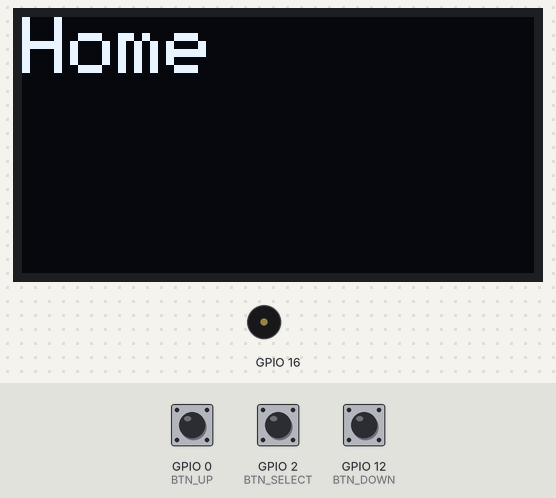
This program was run on a simulated ESP8266 (Wemos D1 mini). On the bench: 128×64 one-colour display, buzzer (waves = sounding). The inputs (shaded band) are chosen by the test bench; at power-on: GPIO 12 (BTN_DOWN) HIGH, GPIO 2 (BTN_SELECT) HIGH, GPIO 0 (BTN_UP) HIGH. What the program prints to the serial monitor is not drawn.

Above: at 2.2 s.
2.3 s: GPIO 12 (BTN_DOWN) pulled LOW for 1 s
At 2.85 s:
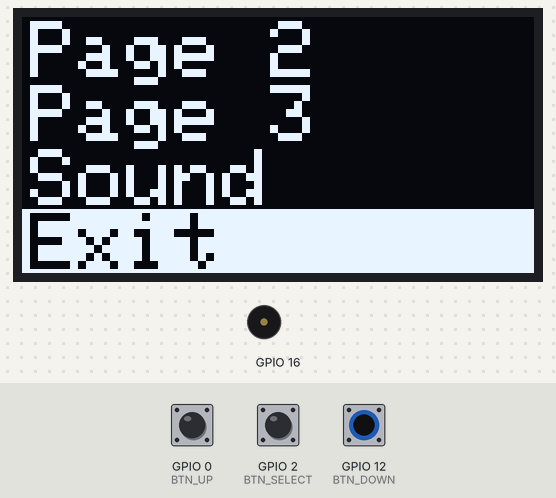
At 3.8 s:
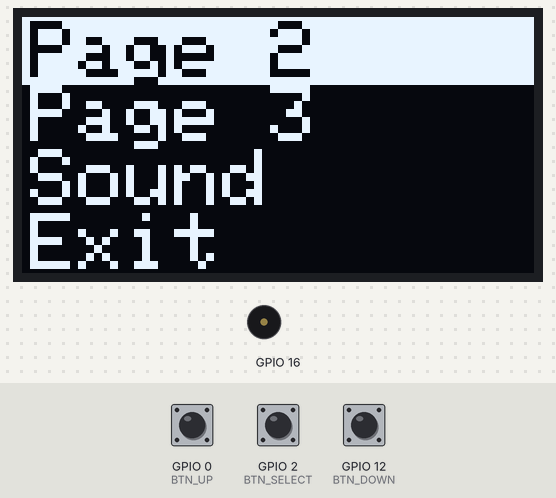
4.8 s: GPIO 2 (BTN_SELECT) pulled LOW for 0.15 s
At 5.3 s:
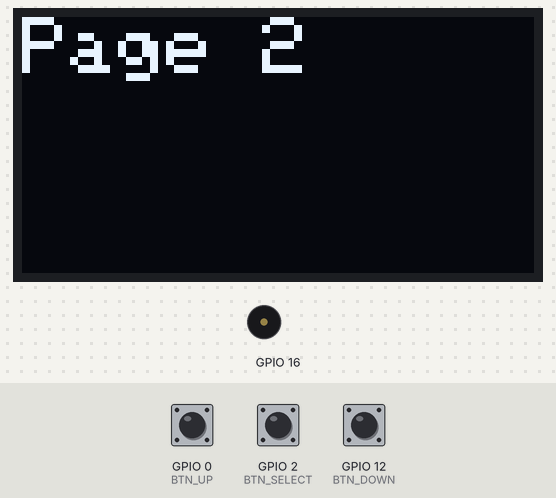
Timing chart, 0 to 7.8 s (numbered marks = the images above; inputs shaded):
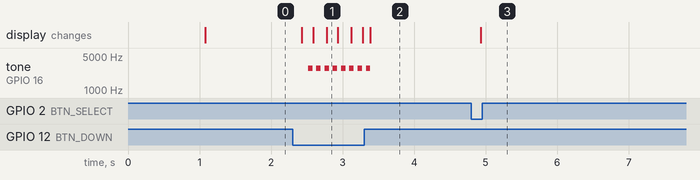

Measured:
- after the input at 2.3 s, tone on GPIO 16: alternates 2794 Hz for 0.06 s and silent for 0.05 s, 16 changes in all, then stays silent, starting after 0.22 s; the display: first changes after 0.13 s (image 1 shows a later state)
- after the input at 4.8 s, the display: changes after 0.13 s (image 3)

The program:

main.cpp
```cpp
/*************************************************************
 *
 * @author Tauno Erik
 * Töötab ,testitud 23.07.219
 *
 * ESP8266
 * OLED SSD1306 128*64
 *
 * D1-GPIO5  = SCL
 * D2-GPIO4  = SDA
 * D5-GPIO14 = SCLK
 * D7-GPIO13 = MOSI
 * D8-GPIO15 = CS
 *
 **************************************************************/
#include <Arduino.h>
#include <SPI.h>
#include <Wire.h>
#include <Adafruit_GFX.h>
#include <Adafruit_SSD1306.h>
#include "pitches.h"
#include "functions.h"

#define SCREEN_I2C_ADDRESS 0x3c  // use i2c scanner to find address 0x3c

const uint8_t SPEAKER_PIN  {16};  // D0


const uint8_t SCREEN_WIDTH        {128};  // OLED display width, in pixels
const uint8_t SCREEN_HEIGHT        {64};  // OLED display height, in pixels
const uint8_t SCREEN_RESET_PIN     {10};  // 16 ? not conected D0-GPIO16

const uint8_t BTN_UP                {0};  // D3
const uint8_t BTN_SELECT            {2};  // D4
const uint8_t BTN_DOWN             {12};  // D6

const uint8_t MENU_FONT_SIZE        {2};
const uint8_t MENU_ROW_HEIGHT      {16};

const uint8_t MENU_1_LENGTH         {4};
const uint8_t MENU_4_LENGTH         {3};

const char *menu_1_items[] = {"Page 2", "Page 3", "Sound", "Exit"};
const char *menu_4_items[] = {"Buttons", "Light", "Exit"};
uint8_t  menu_4_states[] = {1 , 0, 0};

/* Global variables */
uint8_t menu_pos {0};
uint8_t page {0};


/* Initialize screen */
Adafruit_SSD1306 display(SCREEN_WIDTH, SCREEN_HEIGHT, &Wire, SCREEN_RESET_PIN);

/********************************************************/
void setup() {
  Serial.begin(115200);

  pinMode(BTN_UP, INPUT_PULLUP);
  pinMode(BTN_SELECT, INPUT_PULLUP);
  pinMode(BTN_DOWN, INPUT_PULLUP);

  if(!display.begin(SSD1306_SWITCHCAPVCC, SCREEN_I2C_ADDRESS)) { // SSD1306_SWITCHCAPVCC = generate display voltage from 3.3V internally
    Serial.println(F("SSD1306 allocation failed"));
    for(;;); // loop forever
  }

  // Adafruit splash screen.
  display.clearDisplay();
  display.display();
  delay(1000);
}

void loop() {
 Serial.println(menu_4_states[0]);

  if (page == 0) {
      display_home();

      if (is_button(BTN_DOWN)) {   // Go to menu 1
          go_page(1);
      }
  }
  else if (page == 1) {
      display_menu_page (MENU_1_LENGTH, menu_1_items);

      if (is_button(BTN_DOWN)) {
          move_menu_down(MENU_1_LENGTH);
      }
      else if (is_button(BTN_UP)) {
          move_menu_up(MENU_1_LENGTH);
      }
      else if (is_button(BTN_SELECT)) {
          if (menu_pos == 0) {
              go_page(2);
          }
          else if (menu_pos == 1) {
              go_page(3);
          }
          else if (menu_pos == 2) {
              go_page(4);
          }
          else if (menu_pos == 3) {
              go_page(0);
          }
      }
  }
  else if (page == 2) {
      display_page_2 ();
  }
  else if (page == 3) {
      display_page_3 ();
  }
  else if (page == 4) {
      display_page_4();                     // sound page
      if (is_button(BTN_DOWN)) {
          move_menu_down(MENU_4_LENGTH);
      }
      else if (is_button(BTN_UP)) {
          move_menu_up(MENU_4_LENGTH);
      }
      else if (is_button(BTN_SELECT)) {
          if (menu_pos == 0) {
              menu_4_states[menu_pos] = flip_num(menu_4_states[menu_pos]);
          }
          else if (menu_pos == 1) {
              menu_4_states[menu_pos] = flip_num(menu_4_states[menu_pos]);
          }
          else if (menu_pos == 2) {
              go_page(0);
          }
      }
  }
  else { // page = 0 = home
      display_home ();
  }

} // loop end


/**************************
 **** Custom Functions ****
 **************************/


void move_menu_up (uint8_t menu_length) {
  if (menu_pos == 0) {
    menu_pos = menu_length - 1;
  }
  else {
    menu_pos--;
  }

  sound_on_off();
}


void move_menu_down (uint8_t menu_length) {
  menu_pos++;
  if (menu_pos > menu_length - 1) {
    menu_pos = 0;
  }

  sound_on_off();
}

/*!
 * @brief   Play sound if sate is 1
 */
void sound_on_off() {
  if (menu_4_states[0] > 0) {
    play_note(SPEAKER_PIN, NOTE_F7, 4);
  }
}

/*!
 * @brief   Play note
 * @param   speaker_pin
 * @param   the_tone
 *          define on pitches.h
 * @param   duration
 *          1 to 7
 */
void play_note (uint8_t speaker_pin, uint16_t the_tone, uint8_t duration) {
  long time = 500 / pow(2, duration - 1);
  tone(speaker_pin, the_tone, time);
}

/*!
 * @brief   Display menu content
 * @param   menu_length
 *          Elements on char array
 * @param   menu
 *          char array of menu items
 */
void display_menu_page (uint8_t menu_length, const char *menu[]) {
  display.clearDisplay();
  display.setTextSize(MENU_FONT_SIZE);
  display.setTextColor(WHITE);

  for (uint8_t i = 0; i < menu_length; i++)
  {
      display.setCursor(2, MENU_ROW_HEIGHT * i +1);
      if (menu_pos == i) {
        display.setTextColor(BLACK, WHITE);
        display.fillRect(0, MENU_ROW_HEIGHT * i, SCREEN_WIDTH, MENU_ROW_HEIGHT + 1, WHITE);
      }
      else
      {
        display.setTextColor(WHITE);
      }
      display.println(menu[i]);
  }

  display.display();
}

/*!
 * @brief   Display home page content
 */
void display_home () {
  display.clearDisplay();
  display.setTextSize(MENU_FONT_SIZE);
  display.setTextColor(WHITE);
  display.setCursor(0, 0);
  display.println(F("Home"));
  display.display();
}

/*!
 * @brief   Display page content
 */
void display_page_2 () {
  display.clearDisplay();
  display.setTextSize(MENU_FONT_SIZE);
  display.setTextColor(WHITE);
  display.setCursor(0, 0);
  display.println(F("Page 2"));
  display.display();
}

/*!
 * @brief   Display page content
 */
void display_page_3 () {
  display.clearDisplay();
  display.setTextSize(MENU_FONT_SIZE);
  display.setTextColor(WHITE);
  display.setCursor(0, 0);
  display.println(F("Page 3"));
  display.display();
}

/*!
 * @brief   Display page content
 * @note    Sound settings
 */
void display_page_4 () {
  display.clearDisplay();
  display.setTextSize(MENU_FONT_SIZE);
  display.setTextColor(WHITE);


  for (uint8_t i = 0; i < MENU_4_LENGTH; i++)
  {
      display.setCursor(2, MENU_ROW_HEIGHT * i +1);
      if (menu_pos == i) {
        display.setTextColor(BLACK, WHITE);
        display.fillRect(0, MENU_ROW_HEIGHT * i, SCREEN_WIDTH, MENU_ROW_HEIGHT + 1, WHITE);
      }
      else
      {
        display.setTextColor(WHITE);
      }
      display.print(menu_4_items[i]);
      display.setCursor(95, MENU_ROW_HEIGHT * i +1);
      display.print(menu_4_states[i]);
  }

  display.display();
}


/*!
 * @brief   Change page nr and set menu position 0
 * @note    new_page
 */
void go_page(uint8_t new_page) {
  page = new_page;
  menu_pos = 0;
}
```

functions.cpp
```cpp
/*
 * Custom Functions
 */
#include "functions.h"

/*!
 * @brief   Checks whether the button is pressed down or not.
 * @param   pin
 *          Button pin is pulledup (HIGH)
 * @return  True if is pressed down (LOW), else false
 */

bool is_button(uint8_t pin) {
  if (digitalRead(pin) == LOW) {
    delay(45);

    if (digitalRead(pin) == LOW) {
      delay(45);
      return true; //kui nupp on all
    }
    return false;
  }
  return false;
}

uint8_t flip_num(uint8_t num) {
  if (num > 0) {
    return 0;
  }
  else {
    return 1;
  }
}
```

functions.h
```cpp
/*!
 * Custom function declarations
 * @author Tauno Erik
 */
#include <Arduino.h>

bool is_button(uint8_t pin);
uint8_t flip_num(uint8_t num);
void move_menu_up (uint8_t menu_length);
void move_menu_down (uint8_t menu_length);
void play_note (uint8_t speaker_pin, uint16_t the_tone, uint8_t duration);
void sound_on_off();
void go_page(uint8_t new_page);
void display_home ();
void display_page_2 ();
void display_page_3 ();
void display_page_4 ();
void display_menu_page (uint8_t menu_length, const char *menu[]);
```

pitches.h
```cpp
/*************************************************
 * Public Constants
 *************************************************/

#define NOTE_B0  31
#define NOTE_C1  33
#define NOTE_CS1 35
#define NOTE_D1  37
#define NOTE_DS1 39
#define NOTE_E1  41
#define NOTE_F1  44
#define NOTE_FS1 46
#define NOTE_G1  49
#define NOTE_GS1 52
#define NOTE_A1  55
#define NOTE_AS1 58
#define NOTE_B1  62
#define NOTE_C2  65
#define NOTE_CS2 69
#define NOTE_D2  73
#define NOTE_DS2 78
#define NOTE_E2  82
#define NOTE_F2  87
#define NOTE_FS2 93
#define NOTE_G2  98
#define NOTE_GS2 104
#define NOTE_A2  110
#define NOTE_AS2 117
#define NOTE_B2  123
#define NOTE_C3  131
#define NOTE_CS3 139
#define NOTE_D3  147
#define NOTE_DS3 156
#define NOTE_E3  165
#define NOTE_F3  175
#define NOTE_FS3 185
#define NOTE_G3  196
#define NOTE_GS3 208
#define NOTE_A3  220
#define NOTE_AS3 233
#define NOTE_B3  247
#define NOTE_C4  262
#define NOTE_CS4 277
#define NOTE_D4  294
#define NOTE_DS4 311
#define NOTE_E4  330
#define NOTE_F4  349
#define NOTE_FS4 370
#define NOTE_G4  392
#define NOTE_GS4 415
#define NOTE_A4  440
#define NOTE_AS4 466
#define NOTE_B4  494
#define NOTE_C5  523
#define NOTE_CS5 554
#define NOTE_D5  587
#define NOTE_DS5 622
#define NOTE_E5  659
#define NOTE_F5  698
#define NOTE_FS5 740
#define NOTE_G5  784
#define NOTE_GS5 831
#define NOTE_A5  880
#define NOTE_AS5 932
#define NOTE_B5  988
#define NOTE_C6  1047
#define NOTE_CS6 1109
#define NOTE_D6  1175
#define NOTE_DS6 1245
#define NOTE_E6  1319
#define NOTE_F6  1397
#define NOTE_FS6 1480
#define NOTE_G6  1568
#define NOTE_GS6 1661
#define NOTE_A6  1760
#define NOTE_AS6 1865
#define NOTE_B6  1976
#define NOTE_C7  2093
#define NOTE_CS7 2217
#define NOTE_D7  2349
#define NOTE_DS7 2489
#define NOTE_E7  2637
#define NOTE_F7  2794
#define NOTE_FS7 2960
#define NOTE_G7  3136
#define NOTE_GS7 3322
#define NOTE_A7  3520
#define NOTE_AS7 3729
#define NOTE_B7  3951
#define NOTE_C8  4186
#define NOTE_CS8 4435
#define NOTE_D8  4699
#define NOTE_DS8 4978
```
